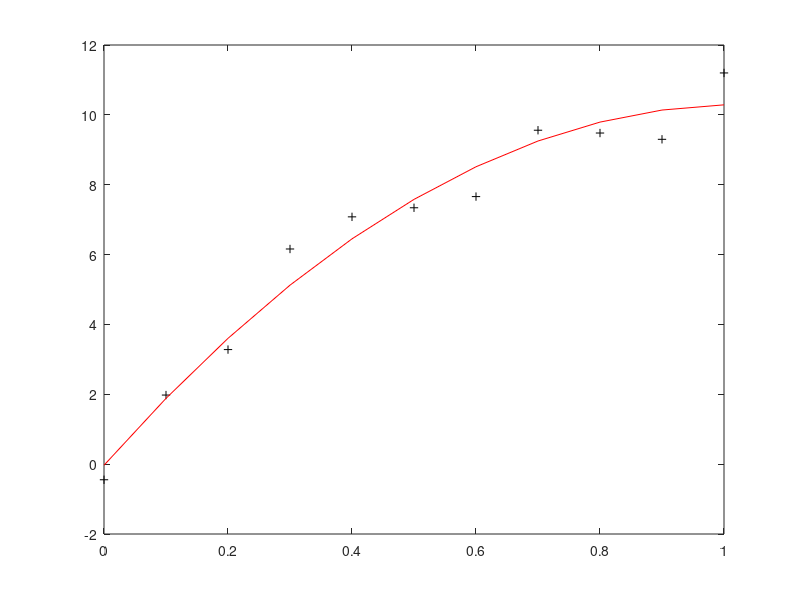

Here is the MATLAB script that generated this plot:
x = 0:0.1:1;
y = [-0.447, 1.978, 3.28, 6.16, 7.08, 7.34, 7.66, 9.56, 9.48, 9.30, 11.2];

A = polyfit(x, y, 2);
z = polyval(A, x);

plot(x, y, 'k+', x, z, 'r')
